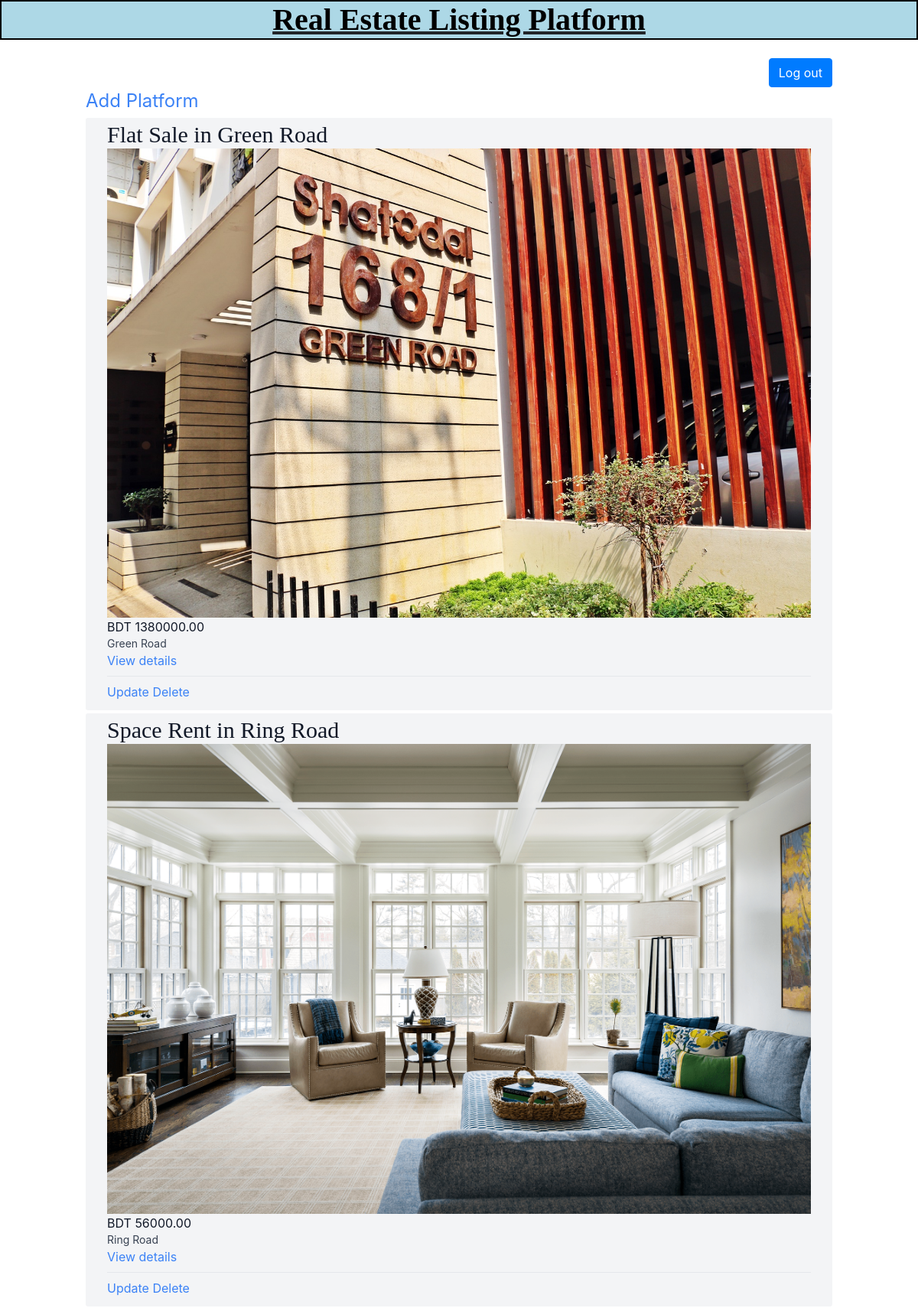
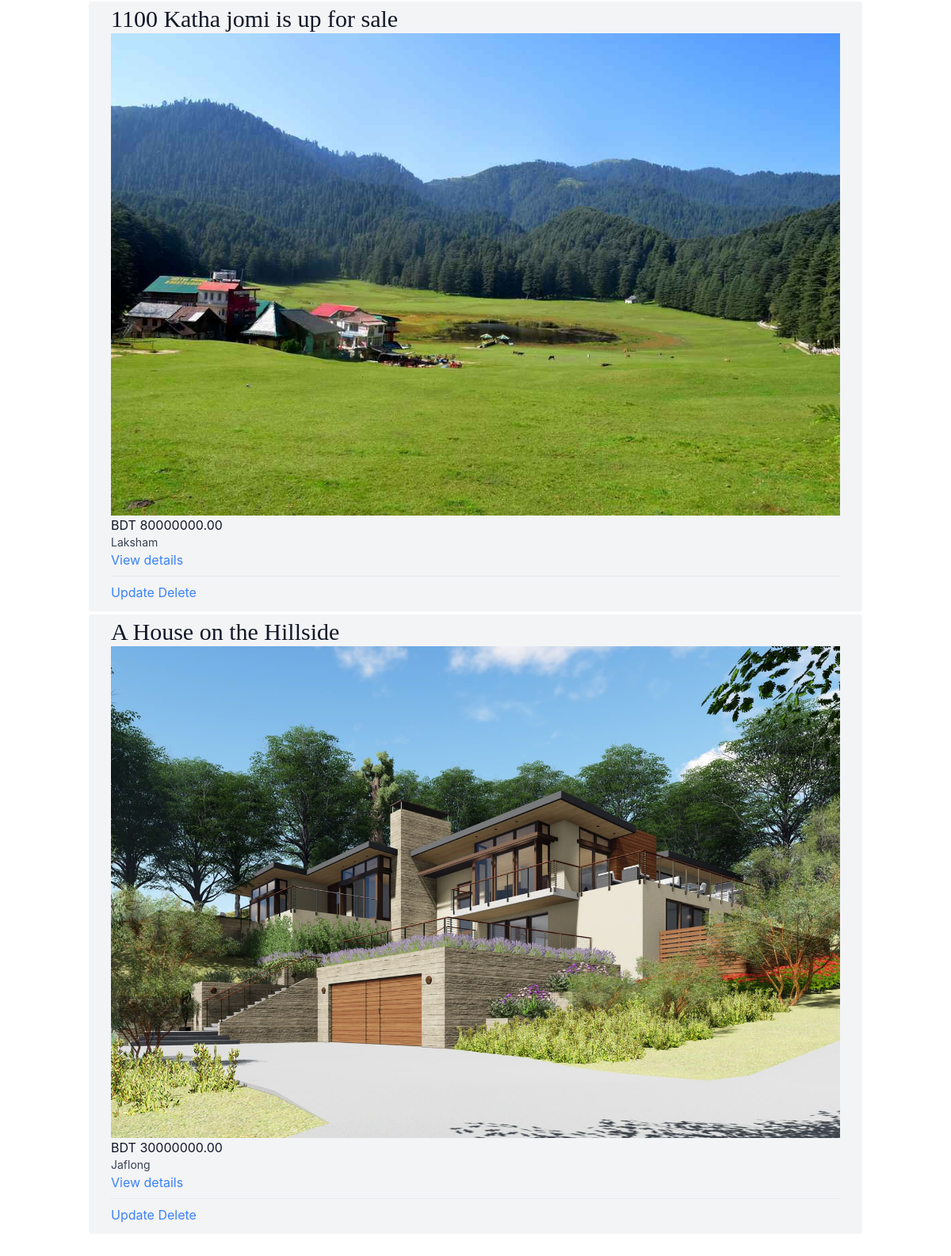
Page /home (signed in) on the committed database (2 pictures, top to bottom).
### platforms/models.py (models this page shows, shortened)
class Platform(models.Model):
    property_type_choices = [
        ('Residential', 'Residential'),
        ('Commercial', 'Commercial'),
        ('Land', 'Land'),
        ('Industrial', 'Industrial'),
        ('Special Purpose', 'Special Purpose')
    ]
    title = models.CharField(max_length=100)
    property_type = models.CharField(max_length=20, choices=property_type_choices)
    price = models.DecimalField(max_digits=10, decimal_places=2)
    size_sqft = models.PositiveIntegerField()
    year_built = models.PositiveIntegerField()
    location = models.CharField(max_length=100)
    city = models.CharField(max_length=50)
    country = models.CharField(max_length=50)
    listed_date = models.DateField(auto_now_add=True)
    image = models.ImageField(default='fallback.png', blank=True)

### mysite/views.py (the view)
# urls.py: 2. Add a URL to urlpatterns:  path('', views.home, name='home')
@login_required(login_url='login')
def home(request):
    platform = Platform.objects.all()
    return render(request, 'home.html', {
        "platform": platform
    })

### templates/home.html (shortened to what this page needs)
<!DOCTYPE html>
<html lang="en">
<head>
    <link rel="stylesheet" href="https://cdn.jsdelivr.net/npm/bootstrap@4.3.1/dist/css/bootstrap.min.css">
  <script src="https://cdn.tailwindcss.com"></script>
</head>
<body>
<b><u>
<h1 align= "center"
    style="color:black;
    font-family:Cambria;
    font-size:250%;
    background-color:LightBlue;
    border: 2px solid;">
    Real Estate Listing Platform
</h1>
</u>
    </b>
<div class="mx-auto max-w-5xl px-4 py-4">
    {% block content %}
<h2 align="right">
    <a href="{% url 'logout' %}" class="text-blue-500; btn btn-primary" style = font-size:100%;>Log out</a>
</h2>
<a href="{% url 'add-platform' %}"
   class="text-blue-500"
   style = font-size:150%;
 >Add Platform</a>
<br>
{% for i in platform %}
    <div class="mt-1 px-7 py-1 bg-gray-100 rounded-sm">
        <h3 style="font-family: Perpetua;" class="text-3xl text-gray-900">{{ i.title }}</h3>
        <img src="{{ i.image.url }}" alt="{{ i.title }}" style="max-width: 100%; height: auto;">
        <p class="text-gray-900">BDT {{ i.price }}</p>
        <p class="text-gray-700 text-sm">{{ i.location }}</p>
        <a href="{% url 'details' i.id %}" class="text-blue-500">View details</a>
        {% if request.user.is_staff %}
            <div class="mt-2 py-2 border-t border-gray-200">
                <a href="{% url 'update-platform' i.id %}" class="text-blue-500">Update</a>
                <a href="{% url 'delete-platform' i.id %}" class="text-blue-500">Delete</a>
            </div>
        {% endif %}
    </div>
{% endfor %}
 <br>
    {% endblock content %}
</div>
</body>
</html>

### rows in the picture
Platform: title "Flat Sale in Green Road", image (picture), price "1380000.00", location "Green Road"
Platform: title "Space Rent in Ring Road", image (picture), price "56000.00", location "Ring Road"
Platform: title "1100 Katha jomi is up for sale", image (picture), price "80000000.00", location "Laksham"
Platform: title "A House on the Hillside", image (picture), price "30000000.00", location "Jaflong"
